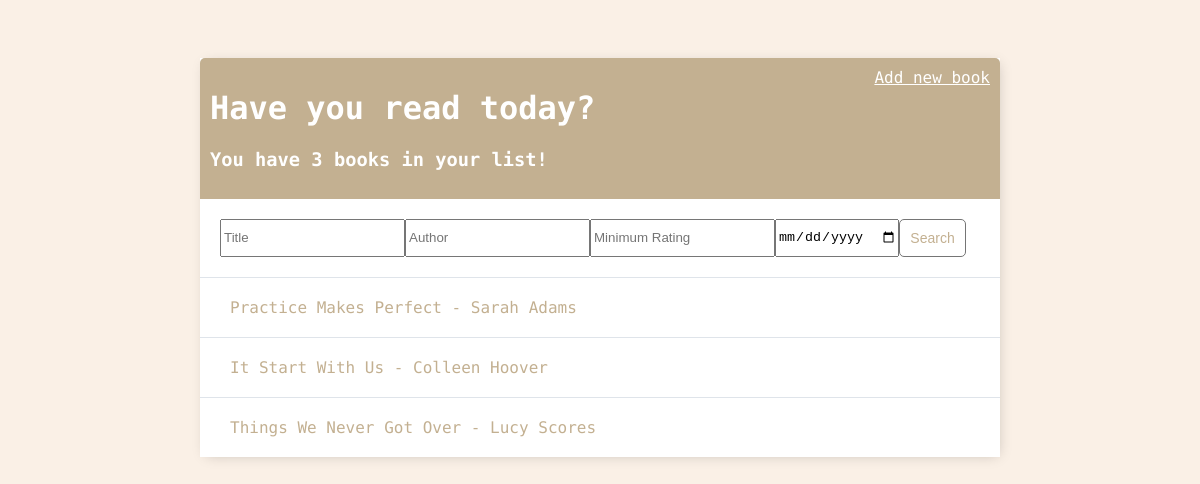
/, run on an earlier commit of the app's database.
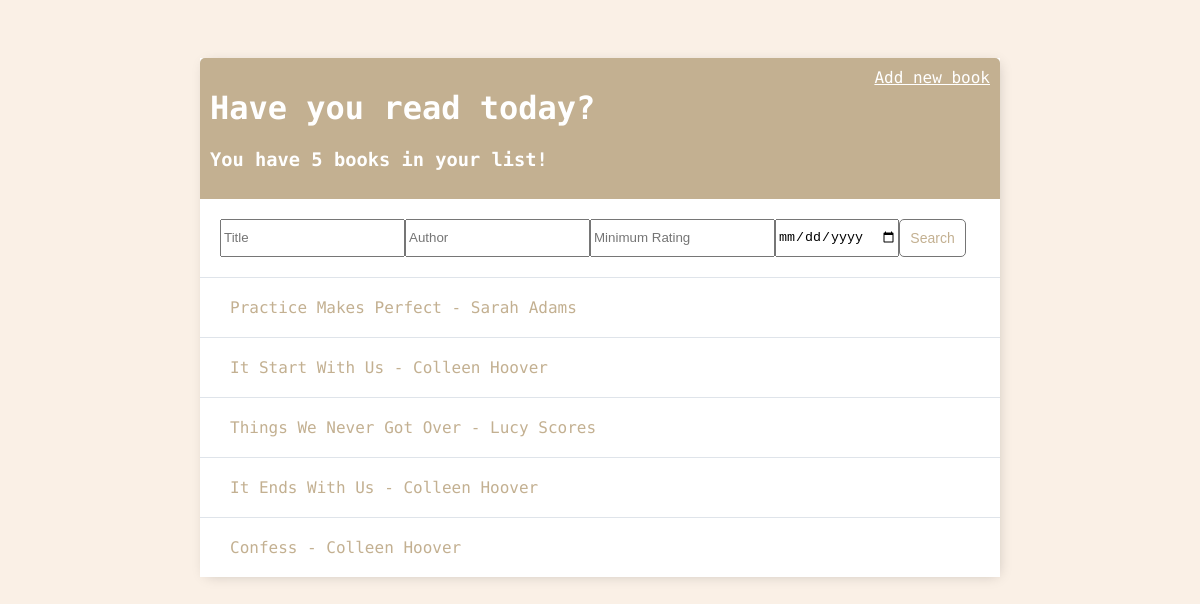
And on a later commit of the database.
### base/models.py (models this page shows)
class Book(models.Model):
    title = models.CharField(max_length=255)
    author = models.CharField(max_length=255)
    publication_date = models.DateField()
    summary = models.TextField(blank=True, null=True)
    review = models.TextField(blank=True, null=True)
    rating = models.DecimalField(max_digits=2, decimal_places=1)
    def __str__(self):
        return self.title

### base/views.py (the view)
# urls.py: path("", views.BookListView.as_view(), name="book-list"),
class BookListView(generic.ListView):
    model = Book
    context_object_name = "books"
    template_name = "base/book_list.html"
    def get_queryset(self):
        queryset = super().get_queryset()
        title = self.request.GET.get("title")
        author = self.request.GET.get("author")
        min_rating = self.request.GET.get("min_rating")
        publication_date = self.request.GET.get("publication_date")
        if title:
            queryset = queryset.filter(title__icontains=title)
        if author:
            queryset = queryset.filter(author__icontains=author)
        if min_rating:
            queryset = queryset.filter(rating__gte=min_rating)
        if publication_date:
            queryset = queryset.filter(publication_date=publication_date)
        return queryset
    def get_context_data(self, *, object_list=None, **kwargs):
        context = super().get_context_data(**kwargs)
        context["count"] = context["books"].count()
        return context

### base/templates/base/book_list.html
{% extends 'base/main.html' %}
{% block content %}
<div class="header-bar">
    <div>
        <h1>Have you read today?</h1>
        {% if count == 0 %}
        <h3>Your book list is empty</h3>
        {% else %}
        <h3>You have {{count}} book{{count|pluralize:"s"}} in your list!</h3>
        {% endif %}
    </div>
    <a href="{% url 'book-add' %}">Add new book</a>
</div>
<div id="search-add-wrapper">
    <form method="GET" style="display: flex;">
        <input type="text" name="title" placeholder="Title">
        <input type="text" name="author" placeholder="Author">
        <input type="number" step="0.1" name="min_rating" placeholder="Minimum Rating">
        <input type="date" name="publication_date" placeholder="Publication Date">
        <button class="button" type="submit">Search</button>
    </form>
</div>
<div>
    {% for book in books %}
    <div class="book-wrapper" data-position="{{book.pk}}">
        <div class="book-title">
            <a href="{% url 'book-detail' book.id %}">{{book}} - {{book.author}}</a>
        </div>
    </div>
    {% endfor %}
</div>
{% endblock content %}

### base/templates/base/main.html (shortened to what this page needs)
<!DOCTYPE html>
<html lang="en">
<head>
</head>
<body>
    <div class="container">
        {% block content %}
        {% endblock content %}
    </div>
</body>
</html>

### base/templates/base/main.html (style rules this page uses)
body { background-color: #faf0e6; font-family: 'Roboto Mono', monospace; padding-top: 50px; }
a, p { color: #c3b091; }
h3 { display: flex; justify-content: space-between; }
.container { max-width: 800px; margin: auto; background-color: #fff; -webkit-box-shadow: 2px 2px 13px -4px rgba(0, 0, 0, 0.21); box-shadow: 2px 2px 13px -4px rgba(0, 0, 0, 0.21); }
.header-bar { display: flex; justify-content: space-between; color: #fff; padding: 10px; border-radius: 5px 5px 0 0; background-color: #c3b091; }
.header-bar a { color: #fff; }
.book-wrapper { display: flex; align-items: center; justify-content: space-between; background-color: #fff; border-top: 1px solid #dfe4ea; overflow: hidden; }
.book-title { display: flex; padding: 20px; }
.book-title a { text-decoration: none; margin-left: 10px; }
#search-add-wrapper { display: flex; justify-content: space-between; align-items: center; padding: 20px; }
.button { border: 1px solid #757575; background-color: #fff; color: #c3b091; padding: 10px; font-size: 14px; border-radius: 5px; cursor: pointer; text-decoration: none; }

What changed in the data, as far as the page shows it:
added Book: title "It Ends With Us", author "Colleen Hoover"
added Book: title "Confess", author "Colleen Hoover"
Also different on the page:
{{ count }}: "3" → "5"
